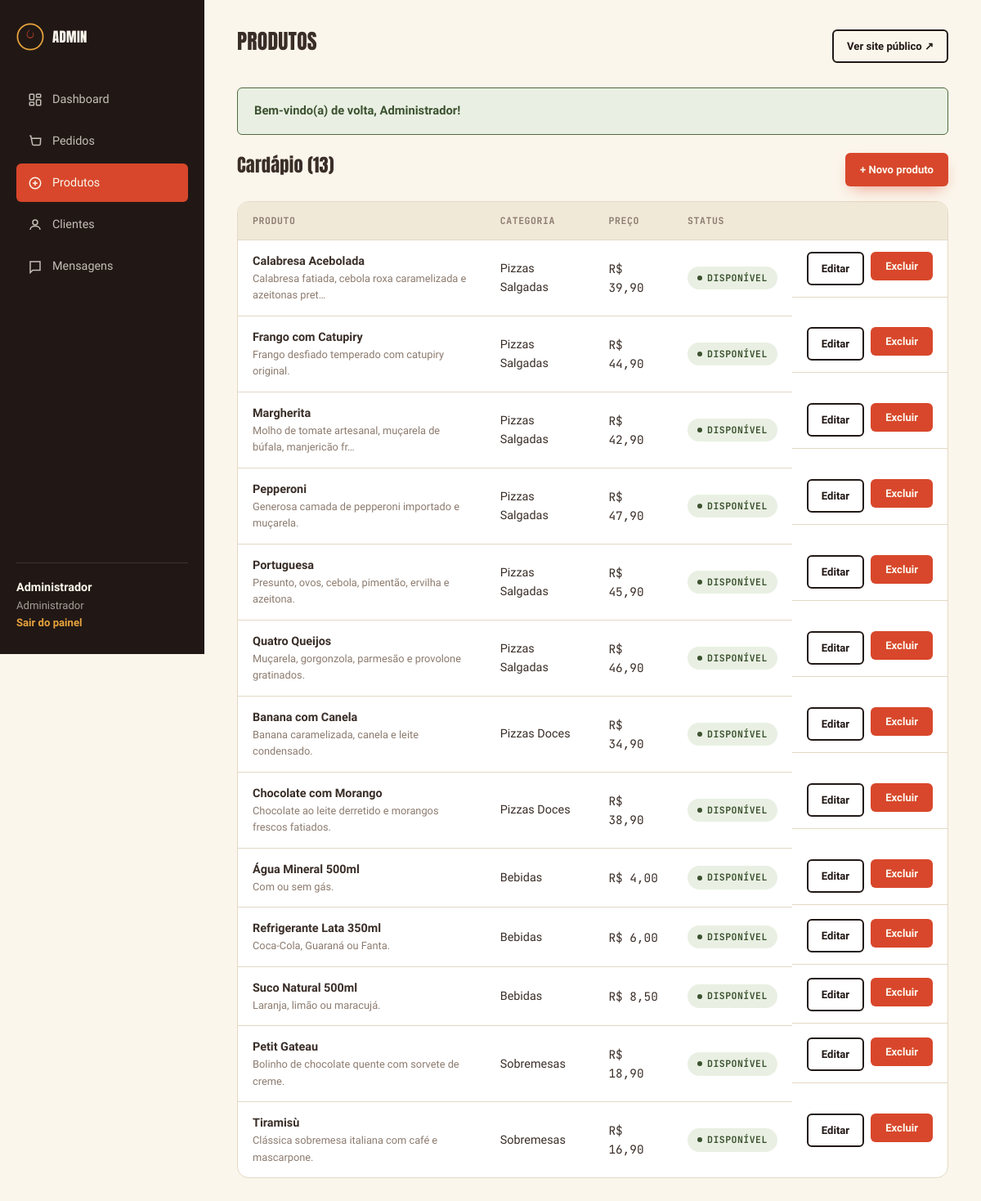
/admin/produtos.php (signed in), run on the app's committed database.
### tables this page shows
CREATE TABLE produtos (
    id            INT AUTO_INCREMENT PRIMARY KEY,
    categoria_id  INT             NOT NULL,
    nome          VARCHAR(120)    NOT NULL,
    descricao     VARCHAR(500)    NULL,
    preco         DECIMAL(8,2)    NOT NULL,
    imagem        VARCHAR(255)    NULL,
    disponivel    TINYINT(1)      NOT NULL DEFAULT 1,
    criado_em     DATETIME        NOT NULL DEFAULT CURRENT_TIMESTAMP,
    FOREIGN KEY (categoria_id) REFERENCES categorias(id)
);

CREATE TABLE categorias (
    id      INT AUTO_INCREMENT PRIMARY KEY,
    nome    VARCHAR(60) NOT NULL,
    slug    VARCHAR(60) NOT NULL UNIQUE
);

### app/Core/helpers.php (called while the page is built, shortened)
<?php
function limpar(string $valor): string
{
    return htmlspecialchars(trim($valor), ENT_QUOTES, 'UTF-8');
}
function formatarPreco(float $valor): string
{
    return 'R$ ' . number_format($valor, 2, ',', '.');
}
function obterFlash(): ?array
{
    $flash = $_SESSION['flash'];
    return $flash;
}
function truncar(string $texto, int $limite = 80): string
{
    $texto = trim($texto);
    if (mb_strlen($texto) <= $limite) {
        return $texto;
    }
    return mb_substr($texto, 0, $limite) . '…';
}

### public/admin/produtos.php (the view, shortened to what this page needs)
<?php
$tituloPagina = 'Produtos';
$paginaAdminAtual = 'produtos';
$pdo = conectar();
$produtos = $pdo->query("SELECT p.*, c.nome AS categoria_nome FROM produtos p
                          JOIN categorias c ON c.id = p.categoria_id
                          ORDER BY c.id, p.nome")->fetchAll();
include __DIR__ . '/../../app/Views/admin/header.php';
?>
<div class="flex-between" style="margin-bottom: 18px;">
  <h3 style="text-transform:none;">Cardápio (<?= count($produtos) ?>)</h3>
  <a href="/admin/produto-form.php" class="btn btn-primary btn-sm">+ Novo produto</a>
</div>
<div class="table-card">
  <?php if (!$produtos): ?>
    <div class="empty-state"><p>Nenhum produto cadastrado ainda.</p></div>
  <?php else: ?>
    <table class="data-table">
      <thead>
        <tr><th>Produto</th><th>Categoria</th><th>Preço</th><th>Status</th><th style="width:160px;"></th></tr>
      </thead>
      <tbody>
        <?php foreach ($produtos as $p): ?>
          <tr>
            <td>
              <strong><?= limpar($p['nome']) ?></strong>
              <div class="muted" style="font-size: 0.8rem;"><?= limpar(truncar($p['descricao'] ?? '', 60)) ?></div>
            </td>
            <td><?= limpar($p['categoria_nome']) ?></td>
            <td class="mono"><?= formatarPreco($p['preco']) ?></td>
            <td>
              <?php if ($p['disponivel']): ?>
                <span class="badge badge-entregue">Disponível</span>
              <?php else: ?>
                <span class="badge badge-cancelado">Indisponível</span>
              <?php endif; ?>
            </td>
            <td style="display:flex; gap:8px;">
              <a href="/admin/produto-form.php?id=<?= (int)$p['id'] ?>" class="btn btn-secondary btn-sm">Editar</a>
              <form method="post" action="/admin/produto-excluir.php"
                    onsubmit="return confirm('Excluir o produto \'<?= limpar(addslashes($p['nome'])) ?>\'? Esta ação não pode ser desfeita.');">
                <button type="submit" class="btn btn-danger btn-sm">Excluir</button>
              </form>
            </td>
          </tr>
        <?php endforeach; ?>
      </tbody>
    </table>
  <?php endif; ?>
</div>
<?php include __DIR__ . '/../../app/Views/admin/footer.php'; ?>

### app/Views/admin/header.php (shortened to what this page needs)
<!DOCTYPE html>
<html lang="pt-BR">
<head>
<link rel="stylesheet" href="/assets/css/style.css">
</head>
<body>
<div class="admin-shell">
  <aside class="admin-sidebar" id="adminSidebar">
    <a href="/admin/dashboard.php" class="brand">
      <svg viewBox="0 0 48 48" fill="none" xmlns="http://www.w3.org/2000/svg" width="30" height="30">
        <circle cx="24" cy="24" r="22" stroke="#E8A33D" stroke-width="2.5"/>
        <path d="M24 10c-1 4-5 5.5-5 10a5 5 0 0010 0c0-2-1-3-1.5-4.2.8.4 2.5 1.8 2.5 4.7a6 6 0 01-12 0c0-5.8 4.8-7.3 6-10.5z" fill="#D8472B"/>
      </svg>
      <span class="brand-name" style="font-size: 1.05rem;">Admin</span>
    </a>
    <nav class="admin-nav">
      <a href="/admin/dashboard.php" class="<?= ($paginaAdminAtual ?? '') === 'dashboard' ? 'active' : '' ?>">
        <svg viewBox="0 0 24 24" fill="none" stroke="currentColor" stroke-width="2"><rect x="3" y="3" width="7" height="9" rx="1"/><rect x="14" y="3" width="7" height="5" rx="1"/><rect x="14" y="12" width="7" height="9" rx="1"/><rect x="3" y="16" width="7" height="5" rx="1"/></svg>
        Dashboard
      </a>
      <a href="/admin/pedidos.php" class="<?= ($paginaAdminAtual ?? '') === 'pedidos' ? 'active' : '' ?>">
        <svg viewBox="0 0 24 24" fill="none" stroke="currentColor" stroke-width="2"><path d="M3 3h2l2.6 13.4a2 2 0 002 1.6h8.8a2 2 0 002-1.6L21 7H6"/></svg>
        Pedidos
      </a>
      <a href="/admin/produtos.php" class="<?= ($paginaAdminAtual ?? '') === 'produtos' ? 'active' : '' ?>">
        <svg viewBox="0 0 24 24" fill="none" stroke="currentColor" stroke-width="2"><circle cx="12" cy="12" r="9"/><path d="M8 12h8M12 8v8"/></svg>
        Produtos
      </a>
      <a href="/admin/clientes.php" class="<?= ($paginaAdminAtual ?? '') === 'clientes' ? 'active' : '' ?>">
        <svg viewBox="0 0 24 24" fill="none" stroke="currentColor" stroke-width="2"><circle cx="12" cy="8" r="4"/><path d="M4 20c0-4 4-6 8-6s8 2 8 6"/></svg>
        Clientes
      </a>
      <a href="/admin/contatos.php" class="<?= ($paginaAdminAtual ?? '') === 'contatos' ? 'active' : '' ?>">
        <svg viewBox="0 0 24 24" fill="none" stroke="currentColor" stroke-width="2"><path d="M4 4h16v14H8l-4 4V4z"/></svg>
        Mensagens
      </a>
    </nav>
    <div class="admin-user-box">
      <strong><?= limpar($_SESSION['usuario_nome'] ?? 'Administrador') ?></strong>
      <span>Administrador</span><br>
      <a href="/admin/logout.php">Sair do painel</a>
    </div>
  </aside>
  <main class="admin-main">
    <div class="admin-topbar">
      <div style="display:flex; align-items:center; gap:14px;">
        <h1><?= limpar($tituloPagina ?? 'Painel administrativo') ?></h1>
      </div>
      <a href="/index.php" target="_blank" class="btn btn-secondary btn-sm">Ver site público ↗</a>
    </div>
    <?php $flashAdmin = obterFlash(); if ($flashAdmin): ?>
      <div class="alert alert-<?= limpar($flashAdmin['tipo']) ?>" data-auto-dismiss>
        <?= limpar($flashAdmin['mensagem']) ?>
      </div>
    <?php endif; ?>

### app/Views/admin/footer.php (shortened to what this page needs)
  </main>
</div>
</body>
</html>

### data on the page
produtos: nome "Calabresa Acebolada", descricao "Calabresa fatiada, cebola roxa caramelizada e azeitonas pret…", categoria.nome "Pizzas Salgadas", preco "R$ 39,90", disponivel "DISPONÍVEL"
produtos: nome "Frango com Catupiry", descricao "Frango desfiado temperado com catupiry original.", categoria.nome "Pizzas Salgadas", preco "R$ 44,90", disponivel "DISPONÍVEL"
produtos: nome "Margherita", descricao "Molho de tomate artesanal, muçarela de búfala, manjericão fr…", categoria.nome "Pizzas Salgadas", preco "R$ 42,90", disponivel "DISPONÍVEL"
produtos: nome "Pepperoni", descricao "Generosa camada de pepperoni importado e muçarela.", categoria.nome "Pizzas Salgadas", preco "R$ 47,90", disponivel "DISPONÍVEL"
produtos: nome "Portuguesa", descricao "Presunto, ovos, cebola, pimentão, ervilha e azeitona.", categoria.nome "Pizzas Salgadas", preco "R$ 45,90", disponivel "DISPONÍVEL"
produtos: nome "Quatro Queijos", descricao "Muçarela, gorgonzola, parmesão e provolone gratinados.", categoria.nome "Pizzas Salgadas", preco "R$ 46,90", disponivel "DISPONÍVEL"
produtos: nome "Banana com Canela", descricao "Banana caramelizada, canela e leite condensado.", categoria.nome "Pizzas Doces", preco "R$ 34,90", disponivel "DISPONÍVEL"
produtos: nome "Chocolate com Morango", descricao "Chocolate ao leite derretido e morangos frescos fatiados.", categoria.nome "Pizzas Doces", preco "R$ 38,90", disponivel "DISPONÍVEL"
produtos: nome "Água Mineral 500ml", descricao "Com ou sem gás.", categoria.nome "Bebidas", preco "R$ 4,00", disponivel "DISPONÍVEL"
produtos: nome "Refrigerante Lata 350ml", descricao "Coca-Cola, Guaraná ou Fanta.", categoria.nome "Bebidas", preco "R$ 6,00", disponivel "DISPONÍVEL"
produtos: nome "Suco Natural 500ml", descricao "Laranja, limão ou maracujá.", categoria.nome "Bebidas", preco "R$ 8,50", disponivel "DISPONÍVEL"
produtos: nome "Petit Gateau", descricao "Bolinho de chocolate quente com sorvete de creme.", categoria.nome "Sobremesas", preco "R$ 18,90", disponivel "DISPONÍVEL"
produtos: nome "Tiramisù", descricao "Clássica sobremesa italiana com café e mascarpone.", categoria.nome "Sobremesas", preco "R$ 16,90", disponivel "DISPONÍVEL"

### other printed values
limpar($_SESSION['usuario_nome'] ?? 'Administrador') "Administrador"
limpar($tituloPagina ?? 'Painel administrativo') "PRODUTOS"
limpar($flashAdmin['mensagem']) "Bem-vindo(a) de volta, Administrador!"
count($produtos) "13"
